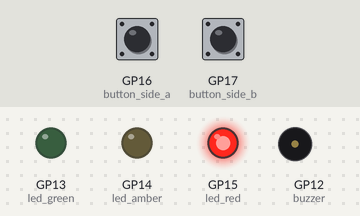
The program below on a simulated Raspberry Pi Pico running MicroPython. Shown: output pins drawn as LEDs (lit = HIGH), buzzer (waves = sounding, pin HIGH). The inputs (shaded band) are chosen by the test bench; at power-on: GP16 (button_side_a) LOW, GP17 (button_side_b) LOW. Threads take turns every 2 ms.

Above: at 1.2 s.
1.3 s: GP16 (button_side_a) pulled HIGH for 0.15 s
At 6.2 s:
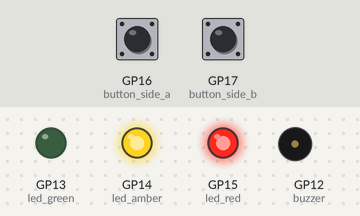
At 7.7 s:
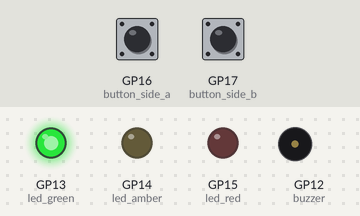
Timing chart, 0 to 24.5 s (numbered marks = the images above; inputs shaded):
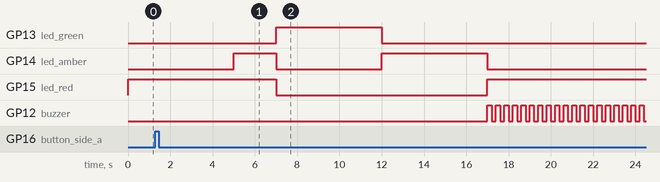

The program:

07_traffic_lights.py
```python
'''
CHALLENGE: CAN YOU IMPROVE IT?
# ./imgs/04_breadboard.png

1. Can you change the program to give the pedestrian longer to cross?
2. Can you find information about other countries’ traffic light patterns
and reprogram your lights to match?
3. Can you add a second button, so the pedestrian on the other side of the road
can signal they want to cross too?
'''

import machine
import utime
import _thread

led_red = machine.Pin(15, machine.Pin.OUT)
led_amber = machine.Pin(14, machine.Pin.OUT)
led_green = machine.Pin(13, machine.Pin.OUT)
button_side_a = machine.Pin(16, machine.Pin.IN, machine.Pin.PULL_DOWN)  # 3
button_side_b = machine.Pin(17, machine.Pin.IN, machine.Pin.PULL_DOWN)  # 3
buzzer = machine.Pin(12, machine.Pin.OUT)

global button_pressed
button_pressed = False


def button_reader_thread():
    global button_pressed
    while True:
        if button_side_a.value() == 1 or button_side_b.value() == 1:    # 3
            button_pressed = True
        utime.sleep(0.01)


_thread.start_new_thread(button_reader_thread, ())

while True:
    if button_pressed == True:
        led_red.value(1)
        for i in range(20):  # 1
            buzzer.value(1)
            utime.sleep(0.2)
            buzzer.value(0)
            utime.sleep(0.2)
        # global button_pressed
        button_pressed = False
    led_red.value(1)
    utime.sleep(5)
    led_amber.value(1)
    utime.sleep(2)
    led_red.value(0)
    led_amber.value(0)
    led_green.value(1)
    utime.sleep(5)
    led_green.value(0)
    led_amber.value(1)
    utime.sleep(5)
    led_amber.value(0)
```

Measured:
- after the input at 1.3 s, GP13 (led_green): goes on until 12.0 s, then stays LOW; GP14 (led_amber): goes on until 17.0 s, then stays LOW; GP15 (led_red): goes on until 17.0 s, then stays HIGH; GP12 (buzzer): alternates HIGH for 0.20 s and LOW for 0.20 s, starting after 15.7 s
